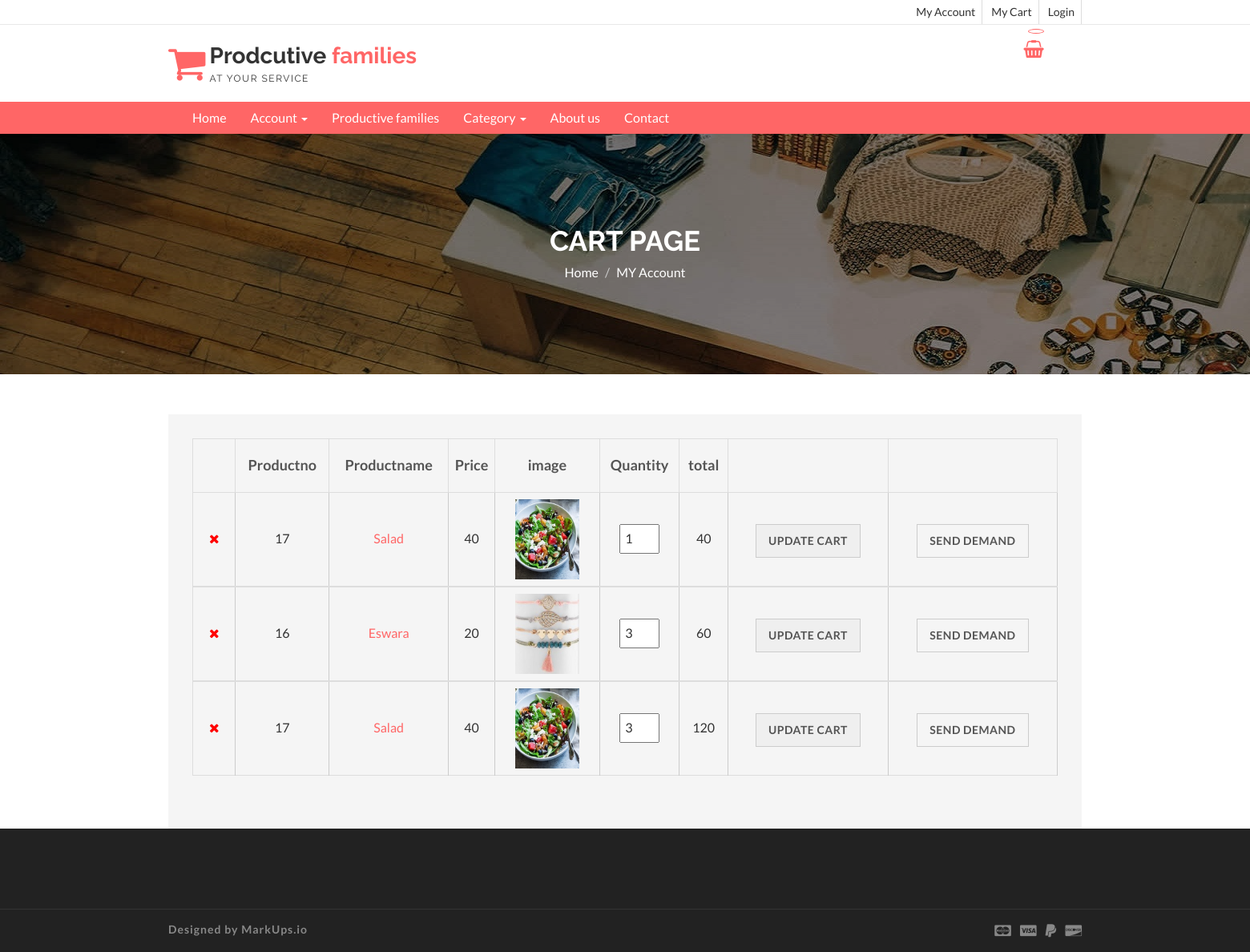
Page /clientcart.php (signed in) on the committed database.
### tables this page shows
CREATE TABLE `cart` (
  `cartno` int(11) NOT NULL,
  `productno` int(11) NOT NULL,
  `productname` varchar(100) NOT NULL,
  `price` int(11) NOT NULL,
  `image` varchar(200) NOT NULL,
  `unitno` int(11) DEFAULT 1,
  `total` int(11) DEFAULT NULL,
  `clientid` int(11) NOT NULL,
  `proid` int(11) NOT NULL
);

### clientcart.php (the view, shortened to what this page needs)
<!DOCTYPE html>
<html lang="en">
  <head>
    <link href="css/font-awesome.css" rel="stylesheet">
    <link href="css/bootstrap.css" rel="stylesheet">
    <link href="css/jquery.smartmenus.bootstrap.css" rel="stylesheet">
    <link rel="stylesheet" type="text/css" href="css/jquery.simpleLens.css">
    <link rel="stylesheet" type="text/css" href="css/slick.css">
    <link rel="stylesheet" type="text/css" href="css/nouislider.css">
    <link id="switcher" href="css/theme-color/default-theme.css" rel="stylesheet">
    <link href="css/sequence-theme.modern-slide-in.css" rel="stylesheet" media="all">
    <link href="css/style.css" rel="stylesheet">
  </head>
  <body>
  <header id="aa-header">
    <div class="aa-header-top">
      <div class="container">
        <div class="row">
          <div class="col-md-12">
            <div class="aa-header-top-area">
              <div class="aa-header-top-right">
                <ul class="aa-head-top-nav-right">
                  <li><a href="clienthome.php">My Account</a></li>
                  <li class="hidden-xs"><a href="clientcart.php">My Cart</a></li>
                  <li><a href="" data-toggle="modal" data-target="#login-modal">Login</a></li>
                </ul>
              </div>
            </div>
          </div>
        </div>
      </div>
    </div>
    <div class="aa-header-bottom">
      <div class="container">
        <div class="row">
          <div class="col-md-12">
            <div class="aa-header-bottom-area">
              <div class="aa-logo">
                <a href="index.html">
                  <span class="fa fa-shopping-cart"></span>
                  <p>Prodcutive <strong>families</strong> <span>at your service</span></p>
                </a>
              </div>
              <div class="aa-cartbox">
                <a class="aa-cart-link" href="#">
                  <span class="fa fa-shopping-basket"></span>
                  <span class="aa-cart-notify"></span>
                </a>
              </div>
            </div>
          </div>
        </div>
      </div>
    </div>
  </header>
  <section id="menu">
    <div class="container">
      <div class="menu-area">
        <div class="navbar navbar-default" role="navigation">
          <div class="navbar-collapse collapse">
            <ul class="nav navbar-nav">
              <li><a href="index.php">Home</a></li>
              <li><a href="#">Account <span class="caret"></span></a>
              </li>
              <li><a href="profamily.php">Productive families </a>
              </li>
              <li><a href="#">Category <span class="caret"></span></a>
              </li>
                 <li><a href="about.php">About us</a></li>
                <li><a href="contact.php">Contact</a></li>
            </ul>
          </div>
        </div>
      </div>
    </div>
  </section>
  <section id="aa-catg-head-banner">
   <img src="img/fashion/1.jpg" alt="fashion img">
   <div class="aa-catg-head-banner-area">
     <div class="container">
      <div class="aa-catg-head-banner-content">
        <h2>Cart Page</h2>
        <ol class="breadcrumb">
          <li><a href="index.html">Home</a></li>
          <li class="active"><a href="clienthome.php">MY Account</a></li>
        </ol>
      </div>
     </div>
   </div>
  </section>
 <section id="cart-view">
   <div class="container">
     <div class="row">
       <div class="col-md-12">
         <div class="cart-view-area">
           <div class="cart-view-table aa-wishlist-table">
             <form action="">
               <div class="table-responsive">
                  <table class="table">
                    <thead>
                      <tr>
                          <th></th>
                        <th>Productno</th>
                        <th>Productname</th>
                        <th>Price</th>
                        <th>image</th>
                        <th>Quantity</th>
                        <th>total</th>
                           <th></th>
                          <th></th>
                      </tr>
                    </thead>
                       <?php
require 'config.php';
$clientid=$_SESSION['clientid'] ;
$result = mysqli_query($con,"SELECT * FROM cart where clientid='$clientid' ")
or die(mysqli_error());
while($row = mysqli_fetch_array( $result )) {
?>
                    <tbody>
                        <form method="post" action="updatecart.php" enctype="multipart/form-data">
                      <tr>
                        <td>
                            <a class="remove" onclick='javascript:confirmationDelete($(this));return false;' href="delrequestcart.php?cartno=<?php echo htmlentities($row['cartno']);?>"><fa class="fa fa-close"></fa></a></td>
                        <td><?php echo htmlentities($row['productno']);?></td>
                        <td><a class="aa-cart-title" href="#"><?php echo htmlentities($row['productname']);?></a></td>
                        <td><?php echo htmlentities($row['price']);?></td>
                          <td><a href="#"><img src="<?php echo htmlentities($row['image']);?>" width="50" height="60" alt="img"></a></td>
                          <td><input class="aa-cart-quantity" type="number" name="unitno" value="<?php echo htmlentities($row['unitno']);?>"></td>
                          <td><?php echo htmlentities($row['total']);?></td>
                          <td><input type="submit" name="edit" class="aa-add-to-cart-btn" value="Update Cart"></td>
                        <td><a href="senddemand.php?cartno=<?php echo htmlentities($row['cartno']);?>" class="aa-add-to-cart-btn">Send Demand</a></td>
                      </tr>
                            </form>
                         <?php
}
?>
                      </tbody>
                  </table>
                </div>
             </form>
           </div>
         </div>
       </div>
     </div>
   </div>
 </section>
  <footer id="aa-footer">
    <div class="aa-footer-top">
    </div>
    <div class="aa-footer-bottom">
      <div class="container">
        <div class="row">
        <div class="col-md-12">
          <div class="aa-footer-bottom-area">
            <p>Designed by <a href="http://www.markups.io/">MarkUps.io</a></p>
            <div class="aa-footer-payment">
              <span class="fa fa-cc-mastercard"></span>
              <span class="fa fa-cc-visa"></span>
              <span class="fa fa-paypal"></span>
              <span class="fa fa-cc-discover"></span>
            </div>
          </div>
        </div>
      </div>
      </div>
    </div>
  </footer>
  </body>
</html>

### css/theme-color/default-theme.css (style rules this page uses)
h2 { color: #ff6666; }
#aa-header .aa-header-bottom .aa-header-bottom-area .aa-logo a > span { color: #ff6666; }
#aa-header .aa-header-bottom .aa-header-bottom-area .aa-logo a strong { color: #ff6666; }
#aa-header .aa-header-bottom .aa-cartbox .aa-cart-link { color: #ff6666; }
#aa-header .aa-header-bottom .aa-cartbox .aa-cart-link .aa-cart-notify { border: 1px solid #ff6666; color: #ff6666; }
#aa-header .aa-header-bottom .aa-cartbox .aa-cart-link .aa-cart-notify:after { border-top-color: #ff6666; }
#menu { background-color: #ff6666; }
#aa-catg-head-banner .aa-catg-head-banner-area .aa-catg-head-banner-content .breadcrumb .active { color: #ff6666; }
#cart-view .cart-view-area .cart-view-table .table tbody tr td .aa-cart-title { color: #ff6666; }

### rows in the picture
cart: productno "17", productname "Salad", price "40", image (picture), unitno "1", total "40"
cart: productno "16", productname "Eswara", price "20", image (picture), unitno "3", total "60"
cart: productno "17", productname "Salad", price "40", image (picture), unitno "3", total "120"
